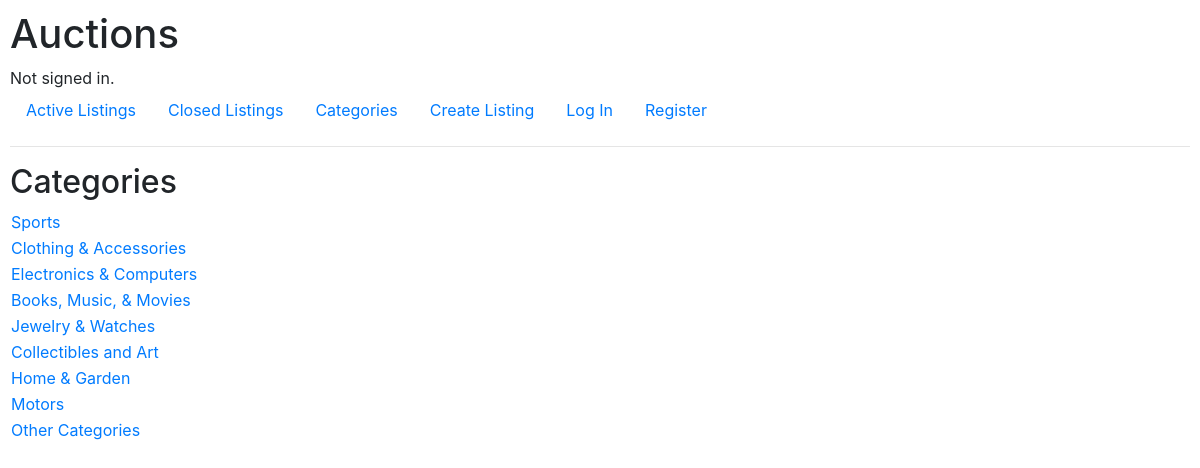
The page /categories on the database its author committed.
### auctions/models.py (models this page shows, shortened)
class Category(models.Model):
    name = models.CharField(max_length=64)

### auctions/views.py (the view)
# urls.py: path("categories", views.categories, name='categories'),
def categories(request):
    all_categories = Category.objects.all()
    return render(request, "auctions/categories.html", {
        "categories" : all_categories
    })

### auctions/templates/auctions/categories.html
{% extends "auctions/layout.html" %}
{% block body %}
    <h2>Categories</h2>
    <div>
        <table>
            {% for category in categories %}
                <tr>
                    <td>
                        <div >
                            <a href="{% url 'category_listing' category.id %}"> {{ category.name }} </a>
                        </div>
                    </td>
                </tr>
            {% endfor %}
        </table>
    </div>
{% endblock %}

### auctions/templates/auctions/layout.html (shortened to what this page needs)
{% load static %}
<!DOCTYPE html>
<html lang="en">
    <head>
        <link rel="stylesheet" href="https://stackpath.bootstrapcdn.com/bootstrap/4.4.1/css/bootstrap.min.css">
        <link href="{% static 'auctions/styles.css' %}" rel="stylesheet">
    </head>
    <body>
        <h1>Auctions</h1>
        <div>
            {% if user.is_authenticated %}
                Signed in as <strong>{{ user.username }}</strong>.
            {% else %}
                Not signed in.
            {% endif %}
        </div>
        <ul class="nav">
            <li class="nav-item">
                <a class="nav-link" href="{% url 'index' %}">Active Listings</a>
            </li>
            <li class="nav-item">
                <a class="nav-link" href="{% url 'closed_listing' %}">Closed Listings</a>
            </li>
            <li class="nav-item">
                <a class="nav-link" href="{% url 'categories' %}">Categories</a>
            </li>
            <li class="nav-item">
                <a class="nav-link" href="{% url 'createlisting' %}">Create Listing</a>
            </li>
            {% if user.is_authenticated %}
                <li class="nav-item">
                    <a class="nav-link" href="{% url 'logout' %}">Log Out</a>
                </li>
                <li class="nav-item">
                    <a class="nav-link" href="{% url 'view_watchlist' %}">Watchlist</a>
                </li>
            {% else %}
                <li class="nav-item">
                    <a class="nav-link" href="{% url 'login' %}">Log In</a>
                </li>
                <li class="nav-item">
                    <a class="nav-link" href="{% url 'register' %}">Register</a>
                </li>
            {% endif %}
        </ul>
        <hr>
        {% block body %}
        {% endblock %}
    </body>
</html>

### auctions/static/auctions/styles.css (style rules this page uses)
body { padding: 10px; }

### rows shown on the page
Category: name "Sports"
Category: name "Clothing & Accessories"
Category: name "Electronics & Computers"
Category: name "Books, Music, & Movies"
Category: name "Jewelry & Watches"
Category: name "Collectibles and Art"
Category: name "Home & Garden"
Category: name "Motors"
Category: name "Other Categories"
